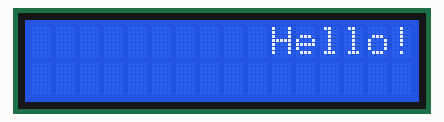
Recording of a sketch running on a simulated Arduino Uno, built with avr-gcc and run on an emulated ATmega328P. Parts: 16×2 character LCD.

Above: at 0.26 s.
At 0.66 s:
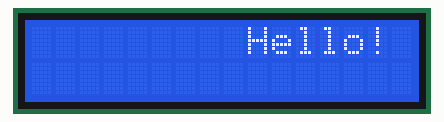
At 1.07 s:
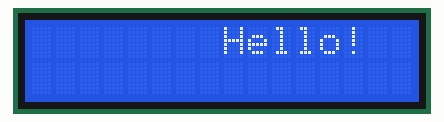
At 2.28 s:
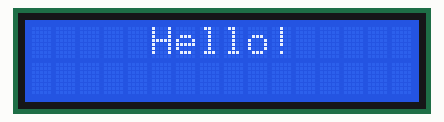
At 3.08 s:
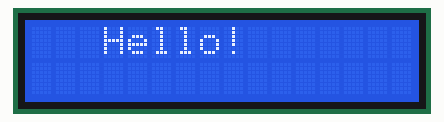
At 4.29 s:
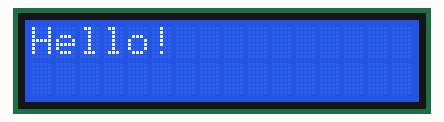

The sketch:

P21-2_LCD_scroll_hello_R2L.ino
```cpp
/*
*P21-2
*設計Arduino 程式，控制LCD 顯示"hello!"，並且由右向左移動。
*/

/*
*LiquidCrystal(rs, rw, enable, d4, d5, d6, d7)
	 1              16
	|________________|
	|      LCD       |
	|________________|
*1 -> Vss(GND)
*2 -> Vdd(5V)
*3 -> Vo(Contrast)
*4 -> RS(Register sel)
*5 -> R/W(LCM)
*6 -> E(LCM enable)
*7~14 -> Data bus(DB0(LSB)~DB7(MSB))
*/
#include <LiquidCrystal.h>

LiquidCrystal lcd(12, 11, 10, 5, 4, 3, 2);

void setup()
{
	lcd.begin(16,2);
	//lcd.setCursor(0,0);
	//lcd.print("Hello!");
}

void loop()
{
	for(int i=10;i>=0;i--)
	{
		lcd.setCursor(i,0);
		lcd.print("Hello!");
		delay(400);
		lcd.clear();
	}
}
```

Measured:
- by itself, everything shown: repeats every 4.4 s, in 12 steps
- what the display in image 1 shows lasts 0.4 s, from 0.5 s to 0.9 s
